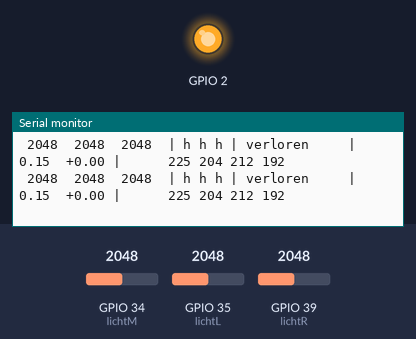
Recording of a sketch running on a simulated ESP32. Parts: output pins drawn as LEDs (lit = HIGH), the last lines printed to the serial monitor. The inputs (shaded band) are chosen by the test bench; at power-on: GPIO 34 (lichtM) = 2048, GPIO 35 (lichtL) = 2048, GPIO 39 (lichtR) = 2048.

Above: at 1.2 s.
1.3 s: GPIO 34 (lichtM) set to 1071
At 1.56 s:
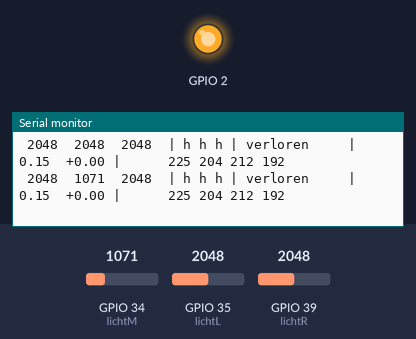
2.8 s: GPIO 34 (lichtM) set to 972
At 2.96 s:
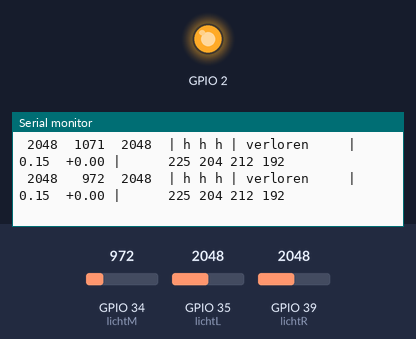
4.7 s: GPIO 35 (lichtL) set to 1051
At 4.76 s:
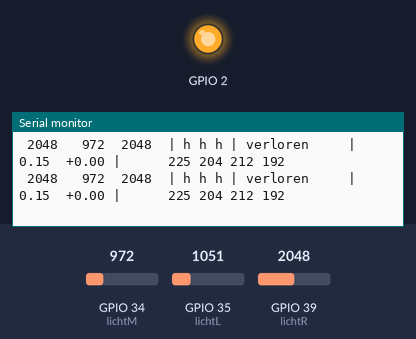
6.2 s: GPIO 35 (lichtL) set to 963
At 6.56 s:
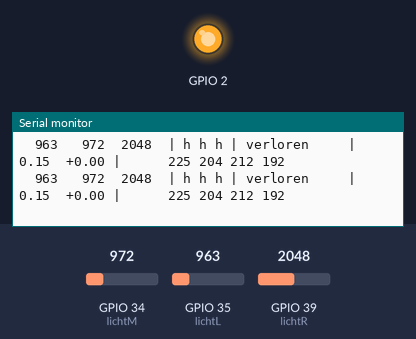
8.3 s: GPIO 39 (lichtR) set to 1071
At 8.36 s:
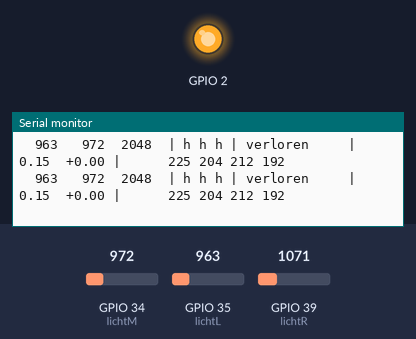
9.8 s: GPIO 39 (lichtR) set to 967
At 9.96 s:
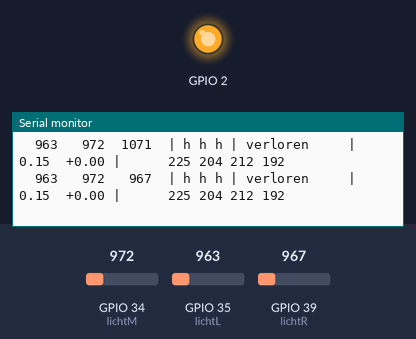

Measured:
- the behaviour switches between 1000 and 999 on GPIO 34 (lichtM) (found by bisection; images 1 and 2)
- the behaviour switches between 1000 and 999 on GPIO 35 (lichtL) (found by bisection; images 3 and 4)
- the behaviour switches between 1000 and 999 on GPIO 39 (lichtR) (found by bisection; images 5 and 6)
- after the input at 1.3 s, the serial monitor: prints a new line after 0.10 s (image 1)
- after the input at 2.8 s, the serial monitor: prints a new line at once (image 2)
- after the input at 6.2 s, the serial monitor: prints a new line at once (image 4)
- after the input at 9.8 s, the serial monitor: prints a new line at once (image 6)

The sketch:

LinienDebug.ino
```cpp
// ==========================================================
// Debug-Sketch fuer die Linienverfolgung (nur USB-Serial, keine Motoren,
// kein Bluetooth). Zeigt die ganze Kette, die der Linienfolger durchlaeuft:
//
//   Rohwert -> Schwelle -> hell/dunkel -> Zustand -> vx/omega -> PWM
//
// Teller ueber die Linie halten oder schieben und mitlesen. Die Logik ist
// identisch zu Teller.ino; aendert sich dort eine Konstante, hier mitziehen.
//
// Kommandos (115200):
//   p   Kalibriertabelle einmalig ausgeben
//   l   Dauerausgabe an/aus
//   h   diese Hilfe
// ==========================================================
#include <math.h>

// ---------- Lichtsensoren (wie Teller.ino) ----------
const int lichtL = 35;
const int lichtM = 34;
const int lichtR = 39;
const int lightPins[3] = { lichtL, lichtM, lichtR };
const char* lightName[3] = { "L", "M", "R" };

// Feste Kalibrierung aus Kalibrierung/messwerte.csv, siehe Teller.ino.
const int LIGHT_WHITE[3] = { 467, 1135, 680 };
const int LIGHT_BLACK[3] = { 207,  307, 167 };
const int lightThreshold[3] = {
  (LIGHT_WHITE[0] + LIGHT_BLACK[0]) / 2, // L: 337
  (LIGHT_WHITE[1] + LIGHT_BLACK[1]) / 2, // M: 721
  (LIGHT_WHITE[2] + LIGHT_BLACK[2]) / 2, // R: 423
};

// ---------- Motorkalibrierung (wie Teller.ino) ----------
const int MaxSpeed = 255;
int motorMinPWM[4] = { 220, 198, 207, 185 };
int motorMaxPWM[4] = { 255, 240, 245, 235 };
const int motorInvert[4] = { -1, 1, -1, -1 };

// ---------- Linienfolger-Konstanten (wie Teller.ino) ----------
const float LINE_SPEED        = 0.45f;
const float LINE_CORNER_SPEED = 0.15f;
const float LINE_TURN_SOFT    = 0.25f;
const float LINE_TURN_HARD    = 0.55f;

const unsigned long PRINT_INTERVAL = 200; // ms
bool streaming = true;
unsigned long lastPrint = 0;
int printedRows = 0;

struct Reading {
  int  raw;
  bool hell;
};

Reading readLight(int index) {
  Reading r;
  r.raw = analogRead(lightPins[index]);
  r.hell = r.raw > lightThreshold[index];
  return r;
}

// Entscheidungsbaum aus followLine(), aber ohne zu fahren.
const char* lineState(bool lL, bool lM, bool lR, float* vx, float* omega) {
  *vx = LINE_SPEED;
  *omega = 0.0f;

  if (!lL && !lM && !lR) { *vx = 0.0f; return "stopp"; }
  if (lL && lM && lR)    { *vx = LINE_CORNER_SPEED; return "verloren"; }

  if (!lM && lL && lR)  return "geradeaus";
  if (!lR && lM && lL)  { *omega =  LINE_TURN_SOFT; return "rechtskurve"; }
  if (!lL && lM && lR)  { *omega = -LINE_TURN_SOFT; return "linkskurve"; }
  if (!lM && !lR && lL) { *vx = LINE_CORNER_SPEED; *omega =  LINE_TURN_HARD; return "rechtsecke"; }
  if (!lM && !lL && lR) { *vx = LINE_CORNER_SPEED; *omega = -LINE_TURN_HARD; return "linksecke"; }
  return "kreuzung";
}

// Welcher PWM-Wert landet bei dieser Vorgabe am Motor? (Mischmatrix aus drive())
int pwmFor(int index, float vx, float vy, float omega) {
  float v[4];
  v[0] = -vx - vy - omega;
  v[1] =  vx - vy - omega;
  v[2] = -vx + vy - omega;
  v[3] =  vx + vy - omega;

  float maxMag = 0.0f;
  for (int i = 0; i < 4; i++) if (fabs(v[i]) > maxMag) maxMag = fabs(v[i]);
  if (maxMag > 1.0f) for (int i = 0; i < 4; i++) v[i] /= maxMag;

  float magnitude = fabs(v[index] * motorInvert[index]);
  if (magnitude < 0.001f) return 0;
  int minPWM = motorMinPWM[index];
  int maxPWM = min(motorMaxPWM[index], MaxSpeed);
  return constrain(minPWM + (int)(magnitude * (maxPWM - minPWM)), 0, 255);
}

void printCalibration() {
  Serial.println();
  Serial.println("Sensor   roh  schwarz<=  schwelle  weiss>=");
  for (int i = 0; i < 3; i++) {
    Reading r = readLight(i);
    Serial.printf("  %s    %5d      %5d     %5d    %5d\n",
                  lightName[i], r.raw, LIGHT_BLACK[i], lightThreshold[i], LIGHT_WHITE[i]);
  }
  Serial.println();
  printedRows = 0;
}

void printHeader() {
  Serial.println();
  Serial.println("   L     M     R  | hell  |  Zustand     |   vx   omega |  PWM M1  M2  M3  M4");
  Serial.println("-----------------------------------------------------------------------------");
}

void printRow() {
  Reading rL = readLight(0);
  Reading rM = readLight(1);
  Reading rR = readLight(2);

  float vx, omega;
  const char* state = lineState(rL.hell, rM.hell, rR.hell, &vx, &omega);

  if (printedRows % 15 == 0) printHeader();
  printedRows++;

  Serial.printf("%5d %5d %5d  | %c %c %c | %-12s | %4.2f  %+5.2f |      %3d %3d %3d %3d\n",
                rL.raw, rM.raw, rR.raw,
                rL.hell ? 'h' : 'd', rM.hell ? 'h' : 'd', rR.hell ? 'h' : 'd',
                state, vx, omega,
                pwmFor(0, vx, 0, omega), pwmFor(1, vx, 0, omega),
                pwmFor(2, vx, 0, omega), pwmFor(3, vx, 0, omega));
}

void printHelp() {
  Serial.println();
  Serial.println("p = Kalibriertabelle | l = Dauerausgabe an/aus | h = Hilfe");
  Serial.println("h = hell (keine Linie), d = dunkel (Linie unter dem Sensor)");
  printedRows = 0;
}

void setup() {
  Serial.begin(115200);
  pinMode(lichtL, INPUT);
  pinMode(lichtM, INPUT);
  pinMode(lichtR, INPUT);
  pinMode(2, OUTPUT);
  digitalWrite(2, HIGH);

  Serial.println();
  Serial.println("=== Linien-Debug (keine Motoren, kein Bluetooth) ===");
  printCalibration();
  printHelp();
}

void loop() {
  if (Serial.available()) {
    char c = Serial.read();
    switch (c) {
      case 'p': printCalibration(); break;
      case 'l':
        streaming = !streaming;
        Serial.printf("\nDauerausgabe %s\n", streaming ? "an" : "aus");
        printedRows = 0;
        break;
      case '\n': case '\r': break;
      default: printHelp(); break;
    }
  }

  if (streaming && millis() - lastPrint >= PRINT_INTERVAL) {
    lastPrint = millis();
    printRow();
  }
}
```
